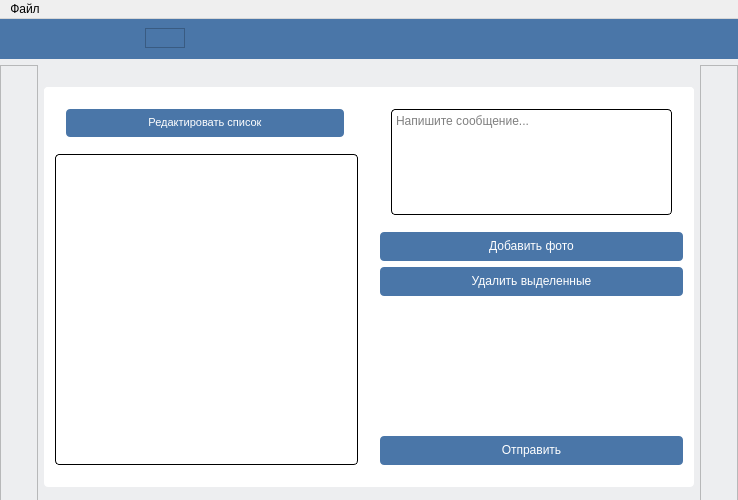
<?xml version="1.0" encoding="UTF-8"?>
<ui version="4.0">
 <class>MainWindow</class>
 <widget class="QMainWindow" name="MainWindow">
  <property name="geometry">
   <rect>
    <x>0</x>
    <y>0</y>
    <width>738</width>
    <height>500</height>
   </rect>
  </property>
  <property name="sizePolicy">
   <sizepolicy hsizetype="Fixed" vsizetype="Fixed">
    <horstretch>0</horstretch>
    <verstretch>0</verstretch>
   </sizepolicy>
  </property>
  <property name="minimumSize">
   <size>
    <width>738</width>
    <height>500</height>
   </size>
  </property>
  <property name="maximumSize">
   <size>
    <width>738</width>
    <height>500</height>
   </size>
  </property>
  <property name="windowTitle">
   <string>VK Sender</string>
  </property>
  <property name="styleSheet">
   <string notr="true"/>
  </property>
  <widget class="QWidget" name="centralWidget">
   <property name="sizePolicy">
    <sizepolicy hsizetype="Maximum" vsizetype="Maximum">
     <horstretch>0</horstretch>
     <verstretch>0</verstretch>
    </sizepolicy>
   </property>
   <property name="minimumSize">
    <size>
     <width>500</width>
     <height>500</height>
    </size>
   </property>
   <property name="styleSheet">
    <string notr="true">background-color: rgb(237,238,240);</string>
   </property>
   <layout class="QVBoxLayout" name="verticalLayout">
    <property name="spacing">
     <number>6</number>
    </property>
    <property name="leftMargin">
     <number>0</number>
    </property>
    <property name="topMargin">
     <number>0</number>
    </property>
    <property name="rightMargin">
     <number>0</number>
    </property>
    <property name="bottomMargin">
     <number>9</number>
    </property>
    <item>
     <widget class="QFrame" name="frameHeader">
      <property name="sizePolicy">
       <sizepolicy hsizetype="Preferred" vsizetype="Fixed">
        <horstretch>0</horstretch>
        <verstretch>0</verstretch>
       </sizepolicy>
      </property>
      <property name="minimumSize">
       <size>
        <width>0</width>
        <height>0</height>
       </size>
      </property>
      <property name="sizeIncrement">
       <size>
        <width>0</width>
        <height>0</height>
       </size>
      </property>
      <property name="baseSize">
       <size>
        <width>0</width>
        <height>0</height>
       </size>
      </property>
      <property name="styleSheet">
       <string notr="true">background-color: rgb(74,118,168);</string>
      </property>
      <layout class="QHBoxLayout" name="horizontalLayout">
       <property name="leftMargin">
        <number>9</number>
       </property>
       <property name="topMargin">
        <number>9</number>
       </property>
       <item>
        <spacer name="horizontalSpacer_2">
         <property name="orientation">
          <enum>Qt::Horizontal</enum>
         </property>
         <property name="sizeType">
          <enum>QSizePolicy::Expanding</enum>
         </property>
         <property name="sizeHint" stdset="0">
          <size>
           <width>40</width>
           <height>20</height>
          </size>
         </property>
        </spacer>
       </item>
       <item>
        <widget class="QFrame" name="frameLogo">
         <property name="sizePolicy">
          <sizepolicy hsizetype="Preferred" vsizetype="Preferred">
           <horstretch>0</horstretch>
           <verstretch>0</verstretch>
          </sizepolicy>
         </property>
         <property name="minimumSize">
          <size>
           <width>40</width>
           <height>0</height>
          </size>
         </property>
         <property name="maximumSize">
          <size>
           <width>40</width>
           <height>16777215</height>
          </size>
         </property>
         <property name="autoFillBackground">
          <bool>false</bool>
         </property>
         <property name="styleSheet">
          <string notr="true">background: url(&quot;:style/image/vk_logo.svg&quot;) no-repeat;</string>
         </property>
         <property name="frameShape">
          <enum>QFrame::StyledPanel</enum>
         </property>
         <property name="frameShadow">
          <enum>QFrame::Raised</enum>
         </property>
        </widget>
       </item>
       <item>
        <spacer name="horizontalSpacer_5">
         <property name="orientation">
          <enum>Qt::Horizontal</enum>
         </property>
         <property name="sizeHint" stdset="0">
          <size>
           <width>40</width>
           <height>20</height>
          </size>
         </property>
        </spacer>
       </item>
       <item>
        <spacer name="horizontalSpacer_4">
         <property name="orientation">
          <enum>Qt::Horizontal</enum>
         </property>
         <property name="sizeType">
          <enum>QSizePolicy::Expanding</enum>
         </property>
         <property name="sizeHint" stdset="0">
          <size>
           <width>40</width>
           <height>20</height>
          </size>
         </property>
        </spacer>
       </item>
       <item>
        <spacer name="horizontalSpacer">
         <property name="orientation">
          <enum>Qt::Horizontal</enum>
         </property>
         <property name="sizeType">
          <enum>QSizePolicy::Expanding</enum>
         </property>
         <property name="sizeHint" stdset="0">
          <size>
           <width>40</width>
           <height>20</height>
          </size>
         </property>
        </spacer>
       </item>
       <item>
        <spacer name="horizontalSpacer_3">
         <property name="orientation">
          <enum>Qt::Horizontal</enum>
         </property>
         <property name="sizeType">
          <enum>QSizePolicy::Expanding</enum>
         </property>
         <property name="sizeHint" stdset="0">
          <size>
           <width>100</width>
           <height>20</height>
          </size>
         </property>
        </spacer>
       </item>
      </layout>
     </widget>
    </item>
    <item>
     <layout class="QHBoxLayout" name="horizontalLayout_Main">
      <property name="spacing">
       <number>6</number>
      </property>
      <item>
       <widget class="QFrame" name="frame_left">
        <property name="sizePolicy">
         <sizepolicy hsizetype="Expanding" vsizetype="Preferred">
          <horstretch>1</horstretch>
          <verstretch>0</verstretch>
         </sizepolicy>
        </property>
        <property name="frameShape">
         <enum>QFrame::StyledPanel</enum>
        </property>
        <property name="frameShadow">
         <enum>QFrame::Raised</enum>
        </property>
       </widget>
      </item>
      <item>
       <widget class="QFrame" name="frameMainFields">
        <property name="sizePolicy">
         <sizepolicy hsizetype="Fixed" vsizetype="Fixed">
          <horstretch>0</horstretch>
          <verstretch>0</verstretch>
         </sizepolicy>
        </property>
        <property name="minimumSize">
         <size>
          <width>650</width>
          <height>0</height>
         </size>
        </property>
        <property name="maximumSize">
         <size>
          <width>600</width>
          <height>400</height>
         </size>
        </property>
        <property name="styleSheet">
         <string notr="true">background-color: white;
border-radius: 4px 4px 0 0;</string>
        </property>
        <property name="frameShape">
         <enum>QFrame::NoFrame</enum>
        </property>
        <property name="frameShadow">
         <enum>QFrame::Raised</enum>
        </property>
        <layout class="QHBoxLayout" name="horizontalLayout_2">
         <property name="spacing">
          <number>0</number>
         </property>
         <property name="leftMargin">
          <number>0</number>
         </property>
         <property name="topMargin">
          <number>0</number>
         </property>
         <property name="rightMargin">
          <number>0</number>
         </property>
         <item>
          <widget class="QFrame" name="editLinkListFrame">
           <property name="frameShape">
            <enum>QFrame::StyledPanel</enum>
           </property>
           <property name="frameShadow">
            <enum>QFrame::Raised</enum>
           </property>
           <layout class="QVBoxLayout" name="verticalLayout_2">
            <item>
             <widget class="QFrame" name="frameEditGroupButtons">
              <property name="sizePolicy">
               <sizepolicy hsizetype="Maximum" vsizetype="Maximum">
                <horstretch>0</horstretch>
                <verstretch>0</verstretch>
               </sizepolicy>
              </property>
              <property name="minimumSize">
               <size>
                <width>300</width>
                <height>30</height>
               </size>
              </property>
              <property name="frameShape">
               <enum>QFrame::StyledPanel</enum>
              </property>
              <property name="frameShadow">
               <enum>QFrame::Raised</enum>
              </property>
              <layout class="QHBoxLayout" name="horizontalLayout_4">
               <item>
                <widget class="QPushButton" name="editListButton">
                 <property name="font">
                  <font>
                   <family>MS Shell Dlg 2</family>
                   <pointsize>8</pointsize>
                   <weight>50</weight>
                   <italic>false</italic>
                   <bold>false</bold>
                  </font>
                 </property>
                 <property name="cursor">
                  <cursorShape>PointingHandCursor</cursorShape>
                 </property>
                 <property name="styleSheet">
                  <string notr="true">QPushButton{
	background-color: #4a76a8;
	padding: 7px 16px 8px;
	text-align: center;
	border-radius: 4px;
	color: white;
}
QPushButton:hover{
	background-color: #5181B8;
}</string>
                 </property>
                 <property name="text">
                  <string>Редактировать список</string>
                 </property>
                </widget>
               </item>
              </layout>
             </widget>
            </item>
            <item>
             <widget class="QFrame" name="frameGroupTable">
              <property name="sizePolicy">
               <sizepolicy hsizetype="Expanding" vsizetype="Expanding">
                <horstretch>0</horstretch>
                <verstretch>0</verstretch>
               </sizepolicy>
              </property>
              <property name="frameShape">
               <enum>QFrame::StyledPanel</enum>
              </property>
              <property name="frameShadow">
               <enum>QFrame::Raised</enum>
              </property>
              <layout class="QVBoxLayout" name="verticalLayout_3">
               <property name="leftMargin">
                <number>0</number>
               </property>
               <property name="topMargin">
                <number>0</number>
               </property>
               <property name="rightMargin">
                <number>0</number>
               </property>
               <property name="bottomMargin">
                <number>0</number>
               </property>
               <item>
                <widget class="QListWidget" name="groupList">
                 <property name="styleSheet">
                  <string notr="true">border: 1px solid black;</string>
                 </property>
                </widget>
               </item>
              </layout>
             </widget>
            </item>
           </layout>
          </widget>
         </item>
         <item>
          <widget class="QFrame" name="sendFieldsFrame">
           <property name="sizePolicy">
            <sizepolicy hsizetype="Expanding" vsizetype="Expanding">
             <horstretch>0</horstretch>
             <verstretch>0</verstretch>
            </sizepolicy>
           </property>
           <property name="frameShape">
            <enum>QFrame::StyledPanel</enum>
           </property>
           <property name="frameShadow">
            <enum>QFrame::Raised</enum>
           </property>
           <layout class="QVBoxLayout" name="verticalLayout_5">
            <item>
             <widget class="QFrame" name="textEditorFrame">
              <property name="sizePolicy">
               <sizepolicy hsizetype="Expanding" vsizetype="Expanding">
                <horstretch>0</horstretch>
                <verstretch>0</verstretch>
               </sizepolicy>
              </property>
              <property name="frameShape">
               <enum>QFrame::StyledPanel</enum>
              </property>
              <property name="frameShadow">
               <enum>QFrame::Raised</enum>
              </property>
              <layout class="QHBoxLayout" name="horizontalLayout_3">
               <item>
                <widget class="QTextEdit" name="messageEdit">
                 <property name="styleSheet">
                  <string notr="true">border: 1px solid black;</string>
                 </property>
                 <property name="placeholderText">
                  <string>Напишите сообщение...</string>
                 </property>
                </widget>
               </item>
              </layout>
             </widget>
            </item>
            <item>
             <widget class="QPushButton" name="addNewPhotoButton">
              <property name="cursor">
               <cursorShape>PointingHandCursor</cursorShape>
              </property>
              <property name="styleSheet">
               <string notr="true">QPushButton{
	background-color: #4a76a8;
	padding: 7px 16px 8px;
	text-align: center;
	border-radius: 4px;
	color: white;
}
QPushButton:hover{
	background-color: #5181B8;
}</string>
              </property>
              <property name="text">
               <string>Добавить фото</string>
              </property>
             </widget>
            </item>
            <item>
             <widget class="QPushButton" name="deleteSelectedPhotosButton">
              <property name="cursor">
               <cursorShape>PointingHandCursor</cursorShape>
              </property>
              <property name="styleSheet">
               <string notr="true">QPushButton{
	background-color: #4a76a8;
	padding: 7px 16px 8px;
	text-align: center;
	border-radius: 4px;
	color: white;
}
QPushButton:hover{
	background-color: #5181B8;
}</string>
              </property>
              <property name="text">
               <string>Удалить выделенные</string>
              </property>
             </widget>
            </item>
            <item>
             <widget class="QFrame" name="photosFrame">
              <property name="sizePolicy">
               <sizepolicy hsizetype="Expanding" vsizetype="Expanding">
                <horstretch>0</horstretch>
                <verstretch>0</verstretch>
               </sizepolicy>
              </property>
              <property name="styleSheet">
               <string notr="true"/>
              </property>
              <property name="frameShape">
               <enum>QFrame::StyledPanel</enum>
              </property>
              <property name="frameShadow">
               <enum>QFrame::Raised</enum>
              </property>
              <layout class="QHBoxLayout" name="horizontalLayout_5">
               <item>
                <widget class="QListWidget" name="photosListWidget">
                 <property name="selectionMode">
                  <enum>QAbstractItemView::MultiSelection</enum>
                 </property>
                 <property name="iconSize">
                  <size>
                   <width>50</width>
                   <height>50</height>
                  </size>
                 </property>
                 <property name="viewMode">
                  <enum>QListView::IconMode</enum>
                 </property>
                </widget>
               </item>
              </layout>
             </widget>
            </item>
            <item>
             <widget class="QPushButton" name="sendButton">
              <property name="cursor">
               <cursorShape>PointingHandCursor</cursorShape>
              </property>
              <property name="styleSheet">
               <string notr="true">QPushButton{
	background-color: #4a76a8;
	padding: 7px 16px 8px;
	text-align: center;
	border-radius: 4px;
	color: white;
}
QPushButton:hover{
	background-color: #5181B8;
}</string>
              </property>
              <property name="text">
               <string>Отправить</string>
              </property>
             </widget>
            </item>
           </layout>
          </widget>
         </item>
        </layout>
       </widget>
      </item>
      <item>
       <widget class="QFrame" name="frame_right">
        <property name="sizePolicy">
         <sizepolicy hsizetype="Expanding" vsizetype="Preferred">
          <horstretch>1</horstretch>
          <verstretch>0</verstretch>
         </sizepolicy>
        </property>
        <property name="frameShape">
         <enum>QFrame::StyledPanel</enum>
        </property>
        <property name="frameShadow">
         <enum>QFrame::Raised</enum>
        </property>
       </widget>
      </item>
     </layout>
    </item>
   </layout>
  </widget>
  <widget class="QMenuBar" name="menuBar">
   <property name="geometry">
    <rect>
     <x>0</x>
     <y>0</y>
     <width>738</width>
     <height>20</height>
    </rect>
   </property>
   <widget class="QMenu" name="menu">
    <property name="title">
     <string>Файл</string>
    </property>
    <addaction name="openAction"/>
    <addaction name="saveAction"/>
    <addaction name="separator"/>
    <addaction name="exitAction"/>
   </widget>
   <addaction name="menu"/>
  </widget>
  <action name="action">
   <property name="text">
    <string>Открыть</string>
   </property>
  </action>
  <action name="openAction">
   <property name="text">
    <string>Открыть</string>
   </property>
  </action>
  <action name="saveAction">
   <property name="text">
    <string>Сохранить</string>
   </property>
  </action>
  <action name="exitAction">
   <property name="text">
    <string>Выход</string>
   </property>
  </action>
 </widget>
 <layoutdefault spacing="6" margin="11"/>
 <resources/>
 <connections/>
</ui>
